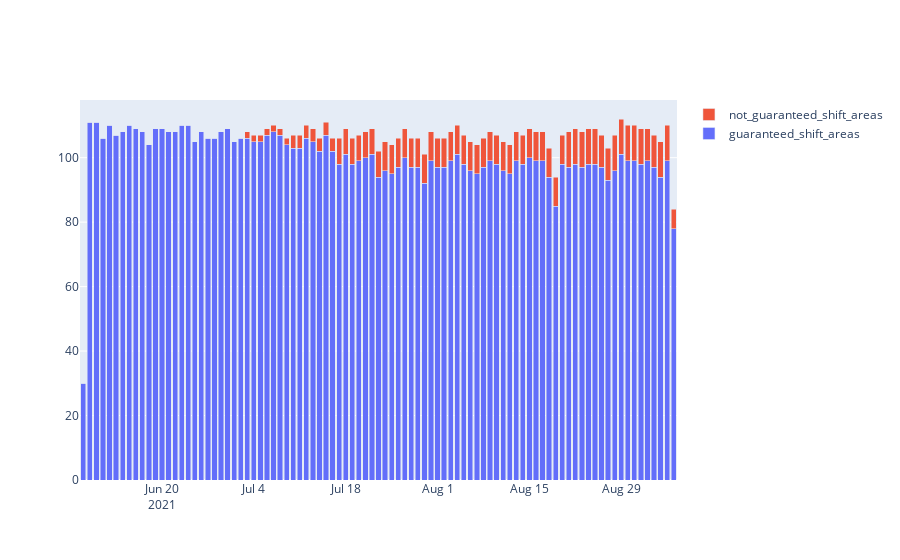

Notebook code for this chart:
### Code cell
fig = go.Figure(data=[
    go.Bar(x=guaranteed_shift_area_per_day['date'], y=guaranteed_shift_area_per_day['guaranteed'], name='guaranteed_shift_areas'),
    go.Bar(x=guaranteed_shift_area_per_day['date'], y=guaranteed_shift_area_per_day['not_guaranteed'], name='not_guaranteed_shift_areas')
])
fig.update_layout(barmode='stack')
fig.show()
